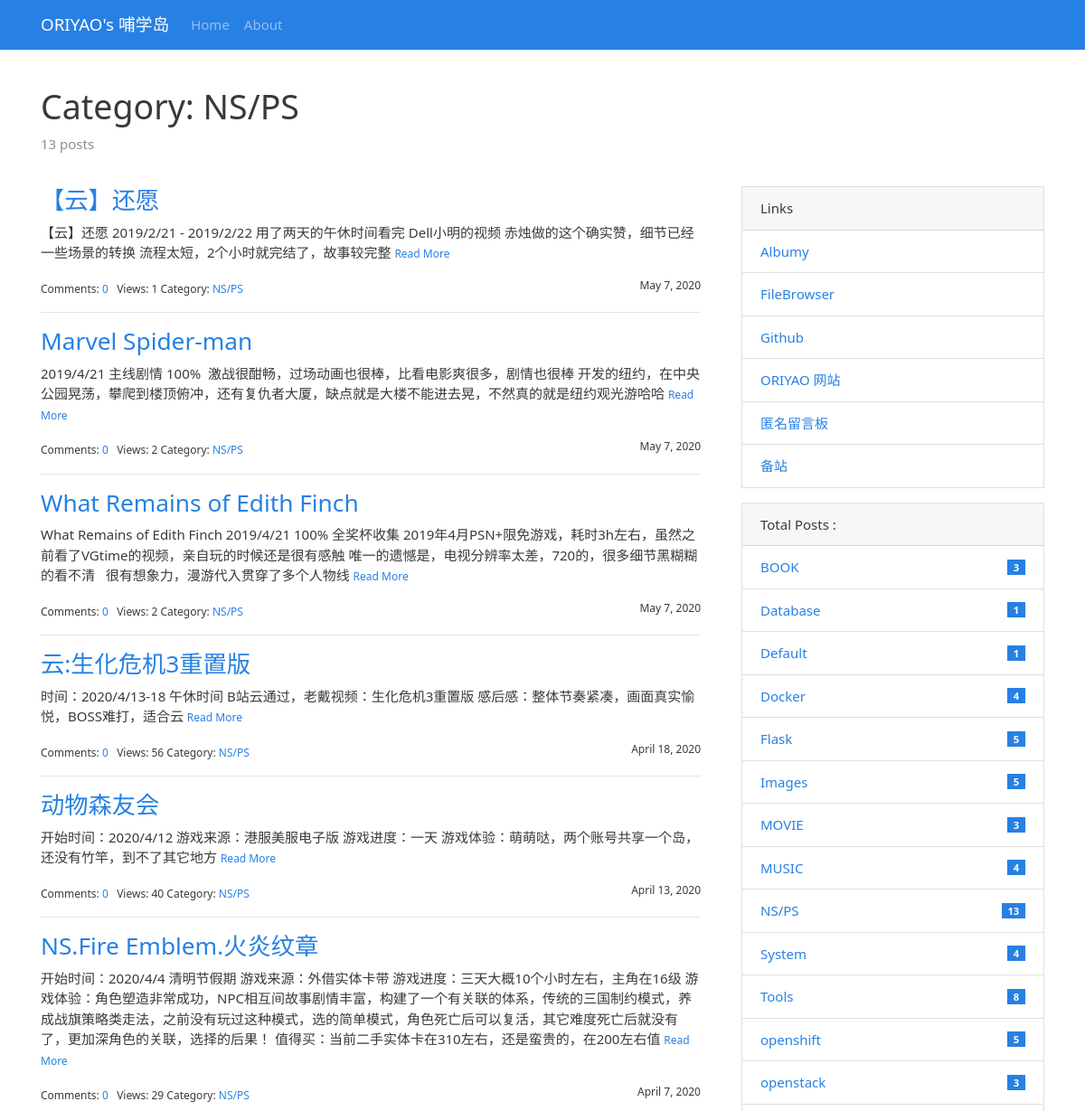
The app's page /category/22 (upper part), older data.
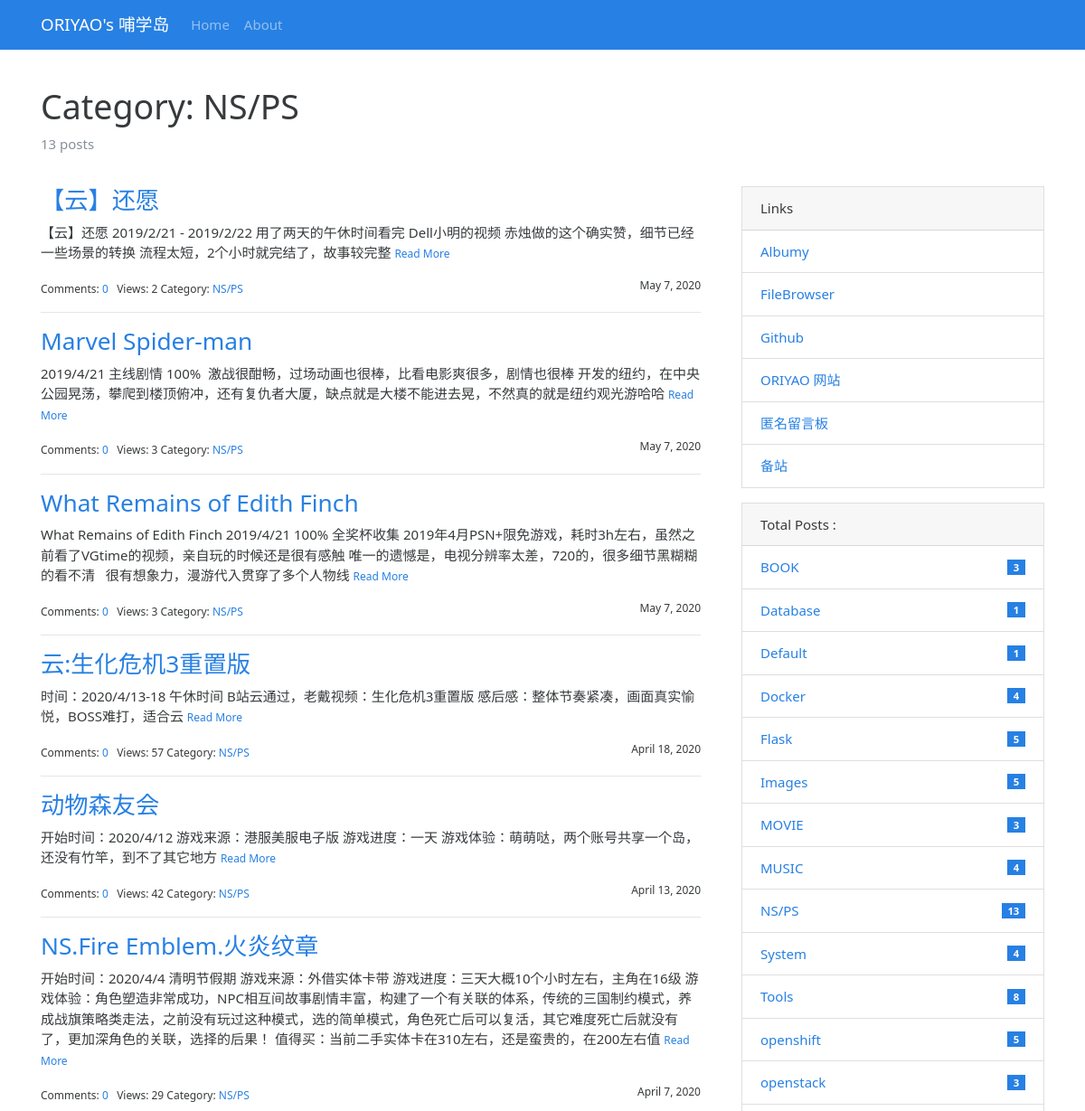
The same page, newer data.
### bluelog/models.py (models this page shows, shortened)
class Post(db.Model):
    id = db.Column(db.Integer, primary_key=True)
    title = db.Column(db.String(60))
    body = db.Column(db.Text)
    views = db.Column(db.Integer,default=0)
    timestamp = db.Column(db.DateTime, default=datetime.utcnow, index=True)
    can_comment = db.Column(db.Boolean, default=True)
    category_id = db.Column(db.Integer, db.ForeignKey('category.id'))
    category = db.relationship('Category', back_populates='posts')
    comments = db.relationship('Comment', back_populates='post', cascade='all, delete-orphan')

class Category(db.Model):
    id = db.Column(db.Integer, primary_key=True)
    name = db.Column(db.String(30), unique=True)
    posts = db.relationship('Post', back_populates='category')

### bluelog/blueprints/blog.py (the view)
@blog_bp.route('/category/<int:category_id>')
def show_category(category_id):
    category = Category.query.get_or_404(category_id)
    page = request.args.get('page', 1, type=int)
    per_page = current_app.config['BLUELOG_POST_PER_PAGE']
    pagination = Post.query.with_parent(category).order_by(Post.timestamp.desc()).paginate(page, per_page)
    posts = pagination.items
    return render_template('blog/category.html', category=category, pagination=pagination, posts=posts)

### bluelog/__init__.py (called while the page is built)
def register_template_context(app):
    @app.context_processor
    def make_template_context():
        admin = Admin.query.first()
        categories = Category.query.order_by(Category.name).all()
        links = Link.query.order_by(Link.name).all()
        if current_user.is_authenticated:
            unread_comments = Comment.query.filter_by(reviewed=False).count()
        else:
            unread_comments = None
        return dict(
            admin=admin, categories=categories,
            links=links, unread_comments=unread_comments)

def register_request_handlers(app):
    @app.after_request
    def query_profiler(response):
        for q in get_debug_queries():
            if q.duration >= app.config['BLUELOG_SLOW_QUERY_THRESHOLD']:
                app.logger.warning(
                    'Slow query: Duration: %fs\n Context: %s\nQuery: %s\n '
                    % (q.duration, q.context, q.statement)
                )
        return response

### bluelog/templates/blog/category.html (shortened to what this page needs)
{% extends 'base.html' %}
{% from 'bootstrap/pagination.html' import render_pagination %}
{% block content %}
    <div class="page-header">
        <h1>Category: {{ category.name }}</h1>
        <p class="text-muted">{{ category.posts|length }} posts</p>
    </div>
    <div class="row">
        <div class="col-sm-8">
            {% include "blog/_posts.html" %}
        </div>
        <div class="col-sm-4 sidebar">
            {% include "blog/_sidebar.html" %}
        </div>
    </div>
{% endblock %}

### bluelog/templates/blog/_posts.html (shortened to what this page needs)
{% if posts %}
    {% for post in posts %}
        <h3 class="text-primary"><a href="{{ url_for('.show_post', post_id=post.id) }}">{{ post.title }}</a></h3>
        <p>
            {{ post.body|striptags|truncate }}
            <small><a href="{{ url_for('.show_post', post_id=post.id) }}">Read More</a></small>
        </p>
        <small>
            Comments: <a href="{{ url_for('.show_post', post_id=post.id) }}#comments">{{ post.comments|length }}</a>&nbsp;&nbsp;
            Views: {{ post.views }}
            Category: <a
                href="{{ url_for('.show_category', category_id=post.category.id) }}">{{ post.category.name }}</a>
            <span class="float-right">{{ moment(post.timestamp).format('LL') }}</span>
        </small>
        {% if not loop.last %}
            <hr>
        {% endif %}
    {% endfor %}
{% endif %}

Row changes from the older to the newer data that the page shows:
changed Post "【云】还愿": views "1" → "2"
changed Post "Marvel Spider-man": views "2" → "3"
changed Post "What Remains of Edith Finch": views "2" → "3"
changed Post "云:生化危机3重置版": views "56" → "57"
changed Post "动物森友会": views "40" → "42"
